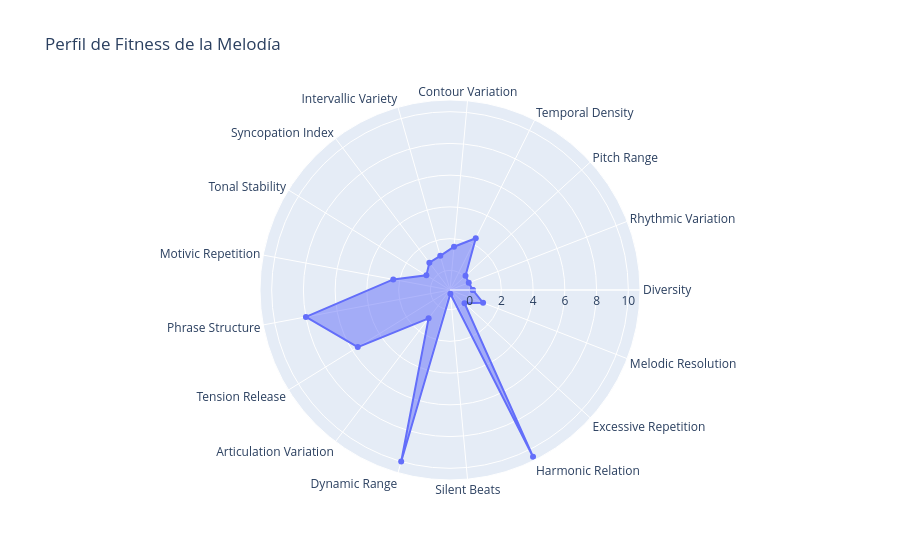

Notebook code for this chart:
### Code cell
fitness.plot(melody)

### Figure 1 — Plotly figure (JSON) as saved in the notebook; plotly's stock layout.template omitted (floating-point values rounded to 4 significant figures)
{"data": [{"fill": "toself", "name": "Aspectos", "r": [0.2031, 0.03125, 0.08661, 2.404, 1.5, 1, 0.9219, 0.5156, 2.4, 8, 5.6, 1, 10, -1, 10.5, 0, 1, 0.2031], "theta": ["Diversity", "Rhythmic Variation", "Pitch Range", "Temporal Density", "Contour Variation", "Intervallic Variety", "Syncopation Index", "Tonal Stability", "Motivic Repetition", "Phrase Structure", "Tension Release", "Articulation Variation", "Dynamic Range", "Silent Beats", "Harmonic Relation", "Excessive Repetition", "Melodic Resolution", "Diversity"], "type": "scatterpolar"}], "layout": {"polar": {"radialaxis": {"visible": true}}, "showlegend": false, "title": {"text": "Perfil de Fitness de la Melodía"}}}
